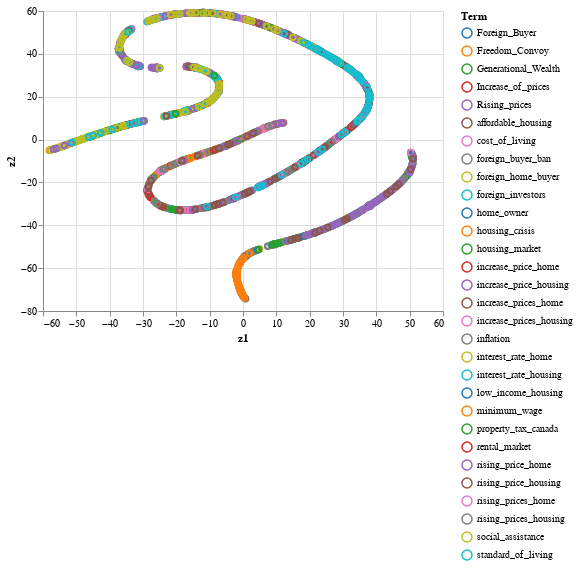

Source (notebook cell):
### Code cell
selection = alt.selection_multi(fields=['Topic'], bind='legend')

alt.Chart(df).mark_point().encode(
    x = 'z1',
    y = 'z2',
    color = alt.Color('Topic:N', title = 'Term', scale=alt.Scale(scheme='category10')),# the person in the photo
    opacity=alt.condition(selection, alt.value(1), alt.value(0.2) )
).add_selection(
    selection
)

### Figure 1 — Vega-Lite specification as saved in the notebook (floating-point values rounded to 4 significant figures; data arrays with more than 128 entries replaced by an {"elided": "..."} marker saying what was removed)
{"config": {"view": {"continuousWidth": 400, "continuousHeight": 300}}, "data": {"name": "data-b52b63bd003589d28ecd2960399eadbf"}, "mark": "point", "encoding": {"color": {"type": "nominal", "field": "Topic", "scale": {"scheme": "category10"}, "title": "Term"}, "opacity": {"condition": {"value": 1, "selection": "selector001"}, "value": 0.2}, "x": {"type": "quantitative", "field": "z1"}, "y": {"type": "quantitative", "field": "z2"}}, "selection": {"selector001": {"type": "multi", "fields": ["Topic"], "bind": "legend"}}, "$schema": "https://vega.github.io/schema/vega-lite/v4.8.1.json", "datasets": {"data-b52b63bd003589d28ecd2960399eadbf": {"elided": "2130 records"}}}
